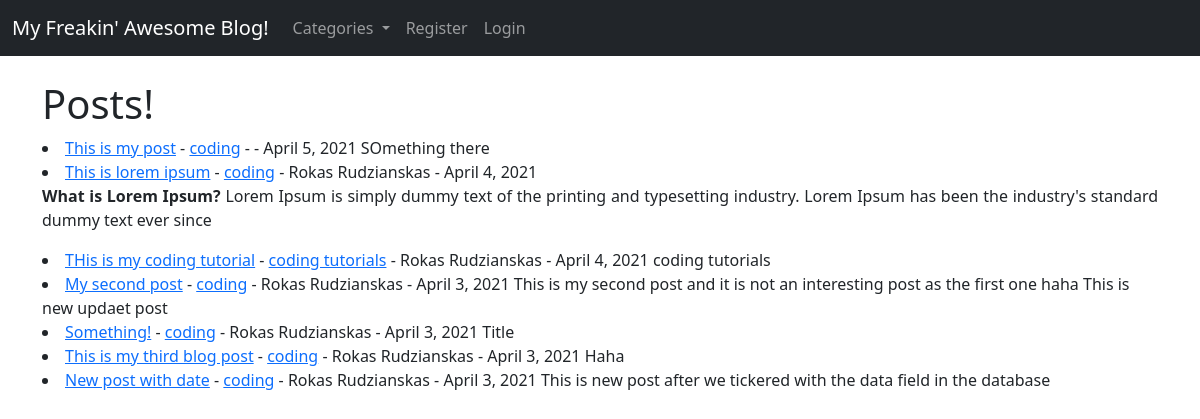
Before: / with the older database file.
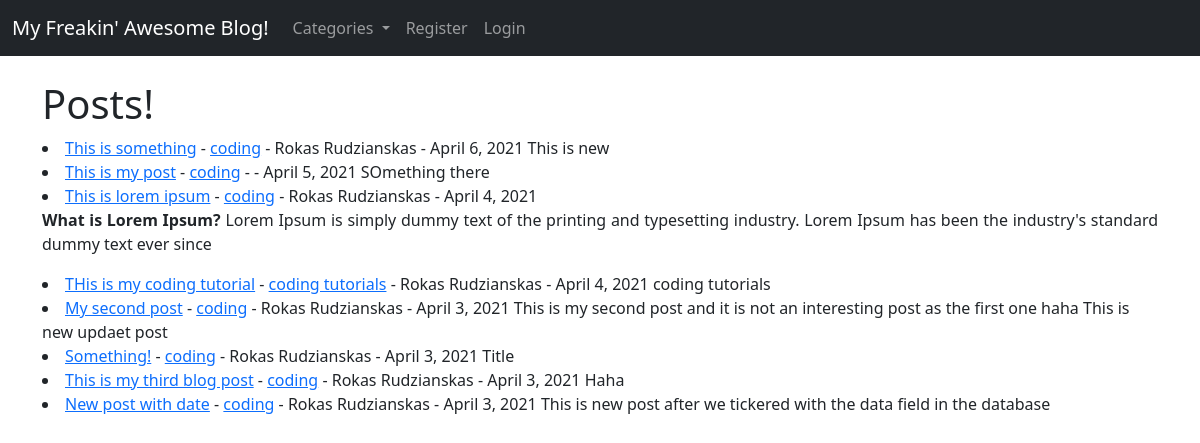
After: the same page with the newer database file.
### theblog/models.py (models this page shows, shortened)
class Post(models.Model):
    title = models.CharField(max_length=255)
    title_tag = models.CharField(max_length=255)
    author = models.ForeignKey(User, on_delete=models.CASCADE)
    body = models.TextField()
    post_date = models.DateField(auto_now_add=True)
    category = models.CharField(max_length=255, default='coding')
    likes = models.ManyToManyField(User, related_name='blog_posts')

### theblog/views.py (the view)
# urls.py: path('', HomeView.as_view(), name="home"),
class HomeView(ListView):
    model = Post
    template_name = 'home.html'
    ordering = ['-post_date']
    def get_context_data(self, *args, **kwargs):
        cat_menu = Category.objects.all()
        context = super(HomeView, self).get_context_data(*args, **kwargs)
        context["cat_menu"] = cat_menu
        return context

### theblog/models.py (called while the page is built)
    def __str__(self):
        return self.name

### theblog/templates/home.html (shortened to what this page needs)
{% extends 'base.html' %}
    {% block content %}
<h1>Posts!</h1>
    {% for post in object_list %}
   <li><a href="{% url 'article-detail' post.pk%}" >{{post.title}}</a> - <a href="{% url 'category' post.category|slugify %}">{{ post.category }}</a>
       - {{post.author.first_name}}
          {{post.author.last_name}} - {{ post.post_date }}
              {{ post.body|slice:":200"|safe }}
   </li>
{% endfor %}
    {% endblock %}

### theblog/templates/base.html (shortened to what this page needs)
<!doctype html>
<html lang="en">
  <head>
    <link href="https://cdn.jsdelivr.net/npm/bootstrap@5.0.0-beta3/dist/css/bootstrap.min.css" rel="stylesheet">
  </head>
  <body>
  <nav class="navbar navbar-expand-lg navbar-dark bg-dark">
  <div class="container-fluid">
    <a class="navbar-brand" href="{% url 'home' %}">My Freakin' Awesome Blog!</a>
    <div class="collapse navbar-collapse" id="navbarSupportedContent">
      <ul class="navbar-nav me-auto mb-2 mb-lg-0">
          {% if cat_menu %}
         <li class="nav-item dropdown">
          <a class="nav-link dropdown-toggle" href="#" id="navbarDropdown" role="button" data-bs-toggle="dropdown" aria-expanded="false">
            Categories
          </a>
        </li>
          {% else %}
              <li class="nav-item">
                <a class="nav-link" href="{% url 'category_list' %}">Categories</a>
              </li>
          {% endif %}
        {% if user.is_authenticated %}
              <li class="nav-item">
                <a class="nav-link" href="{% url 'add_post' %}">Add Post</a>
              </li>
           <li class="nav-item">
              <a class="nav-link" href="{% url 'add_category' %}">Add Category</a>
             </li>
             <li class="nav-item">
              <a class="nav-link" href="{% url 'logout' %}">Log Out</a>
             </li>
        {% else %}
          <li class="nav-item">
            <a class="nav-link" href="{% url 'register' %}">Register</a>
          </li>
          <li class="nav-item">
            <a class="nav-link" href="{% url 'login' %}">Login</a>
          </li>
        {% endif %}
      </ul>
    </div>
  </div>
</nav>
  <div class="container">
        <br>
    {% block content %}
    {% endblock %}
      </div>
  </body>
</html>

Changed rows visible on the page:
added Post: title "This is something", category "coding", author.first_name "Rokas", author.last_name "Rudzianskas", post_date "April 6, 2021", body "This is new"
